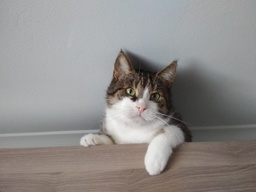
#> input picture lab6/images/gaclaw-na-kuchni.jpg, 256 x 192 px, shrunk from 1024 x 768 before the run
$ jupyter execute rozwiazania.ipynb
#> lines starting #> are read from the running program, lines starting #| are printed output that depends on the picture
[cell 1]
import cv2
from matplotlib import pyplot
import numpy

# Ustawienie rozmarów wyświetlanych obrazów
pyplot.rcParams["figure.figsize"] = (18, 10)

[cell 2]
#
# Wczytanie obrazów źródłowych
#
# źródło grafiki colors.jpg: https://unsplash.com/photos/gT5kuls6Y6Q
# źródło grafiki gacław-na-kuchni.jpg: własne
#
#image_from_file = cv2.imread('images/colors.jpg')
image_from_file = cv2.imread('images/gaclaw-na-kuchni.jpg')
#> image_from_file is the input picture: shape (192, 256, 3); mean B, G, R 139.4, 141.3, 144.1
image_gray = cv2.cvtColor(image_from_file, cv2.COLOR_BGR2GRAY)
image_color = cv2.cvtColor(image_from_file, cv2.COLOR_BGR2RGB)
print('Rozmiar obrazka: ', image_from_file.shape)
#| Rozmiar obrazka:  (192, 256, 3)

# Zadanie 1

[cell 3]
output = numpy.copy(image_gray)
output = output.astype(dtype=int)

#
# Algorytm
#
def find_closest_palette_color(value):
    return round(value / 255) * 255

for y in range(output.shape[0] - 1):
    for x in range(output.shape[1] - 1):
        oldpixel = output[y][x]
        newpixel = find_closest_palette_color(oldpixel)
        output[y][x] = newpixel
        quant_error = oldpixel - newpixel
        output[y][x + 1] = output[y][x + 1] + quant_error * 7 / 16
        output[y + 1][x - 1] = output[y + 1][x - 1] + quant_error * 3 / 16
        output[y + 1][x] = output[y + 1][x] + quant_error * 5 / 16
        output[y + 1][x + 1] = output[y + 1][x + 1] + quant_error * 1 / 16
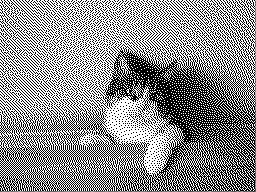
#> output: shape (192, 256) int64; min 0, max 255, mean 140

numpy.clip(output, 0, 255)
output = output.astype(dtype=numpy.uint8)
#
# Wyświetlenie
#
pyplot.imshow(output, cmap='gray')

[cell 4]
#
# Histogram
#
histr = cv2.calcHist([output], [0], None, [256], [0, 256])
#> histr = 256 values, max 26784 at index 255, min 0 at index 1, mean 192
pyplot.plot(histr)
pyplot.xlim([-1, 256])
pyplot.xlabel('Wartośc składowej koloru []')
pyplot.ylabel('Liczba pikseli obrazu []')
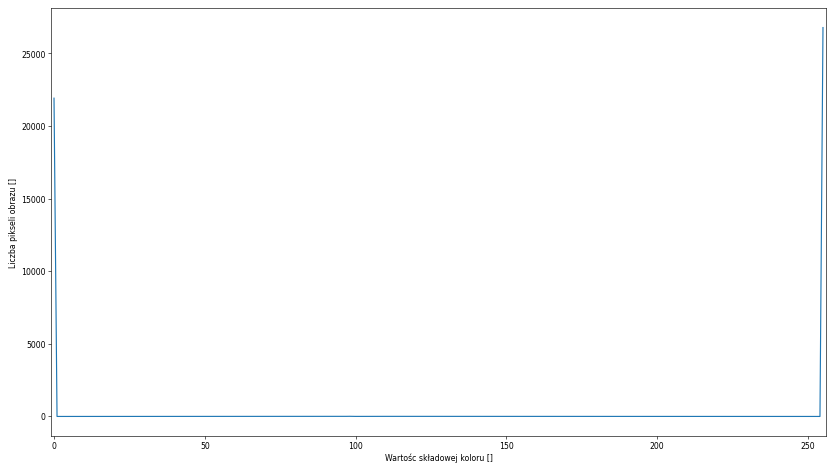
#> figure drawn by matplotlib, 1 panel; curve peaks at x = 255, y = 26784

# Zadanie 2

[cell 5]
output = numpy.copy(image_color)

#
# Algorytm
#
def find_closest_palette_color(value, k):
    return round((k - 1) * value / 255) * 255 / (k - 1)

for y in range(output.shape[0] - 1):
    for x in range(output.shape[1] - 1):
        oldpixel = output[y][x]
        for i in range(3):
            newpixel = find_closest_palette_color(oldpixel[i], 10)
            output[y][x][i] = newpixel
            quant_error = oldpixel[i] - newpixel
            output[y][x + 1][i] = output[y][x + 1][i] + quant_error * 7 / 16
            output[y + 1][x - 1][i] = output[y + 1][x - 1][i] + quant_error * 3 / 16
            output[y + 1][x][i] = output[y + 1][x][i] + quant_error * 5 / 16
            output[y + 1][x + 1][i] = output[y + 1][x + 1][i] + quant_error * 1 / 16
#> output: shape (192, 256, 3)

numpy.clip(output, 0, 255)
output = output.astype(dtype=numpy.uint8)

#
# Wyświetlenie
#
pyplot.imshow(output)

[cell 6]
#
# Histogram
#
color = ('r', 'g', 'b')

for i, col in enumerate(color):
    histr = cv2.calcHist([output], [i], None, [256], [0, 256])
    pyplot.plot(histr, color=col)
    pyplot.xlim([-1, 256])
    pyplot.xlabel('Wartośc składowej koloru []')
    pyplot.ylabel('Liczba pikseli obrazu []')
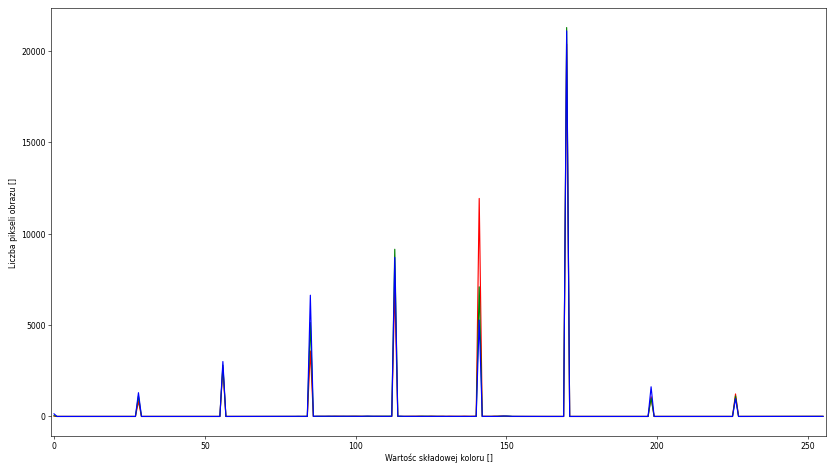
#> figure drawn by matplotlib, 1 panel; curve peaks at x = 170, y = 20362; curve peaks at x = 170, y = 21267; curve peaks at x = 170, y = 21085

# Zadanie 3

[cell 7]
#
# Przygotowanie płótna
#
width = 80
height = 60
image = numpy.zeros((height, width, 3), dtype=numpy.uint8)


#
# Funkcja rysująca punkt
#
# NOTE(sdatko): punkt 0,0 to lewy dolny róg obrazu
#
def draw_point(image, x, y, color=(255, 255, 255)):
    image[image.shape[0] - 1 - y, x, :] = color


#
# Funkcja rysująca linię
#
def draw_line(image, x1, y1, x2, y2):
    pass  # TODO: implement


#
# Funkcja rysująca trójkąt
#
def draw_triangle(image, a, b, c):
    pass  # TODO: implement


#
# Rysowanie
#
pass  # TODO: implement

#
# Wyświetlenie
#
pyplot.imshow(image)

$ run again, with lab6/images/colors.jpg copied over lab6/images/gaclaw-na-kuchni.jpg
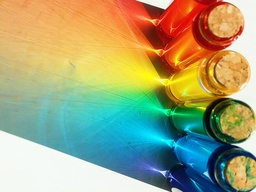
#> input picture lab6/images/colors.jpg, 256 x 192 px, shrunk from 1000 x 750 before the run
#> image_from_file is the input picture: shape (192, 256, 3); mean B, G, R 123.4, 163.8, 162.1
#| Rozmiar obrazka:  (192, 256, 3)
#> `output = output.astype(dtype=numpy.uint8)`:
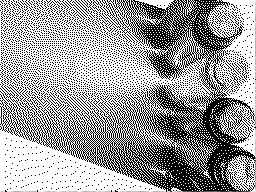
#> output: shape (192, 256); min 0, max 255, mean 156.8
#> histr = 256 values, max 29919 at index 255, min 0 at index 1, mean 192
#> `[cell 6] # # Histogram # color = ('r', 'g', 'b')  for i, col in enumer..`:
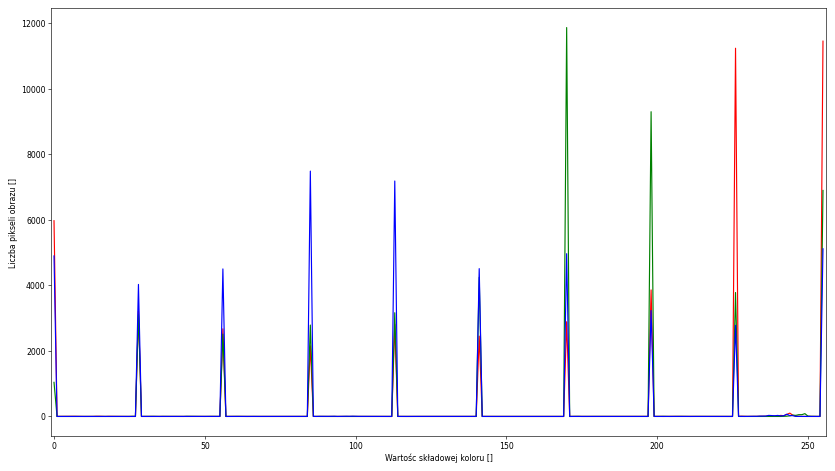
#> figure drawn by matplotlib, 1 panel; curve peaks at x = 255, y = 11453; curve peaks at x = 170, y = 11868; curve peaks at x = 85, y = 7487
